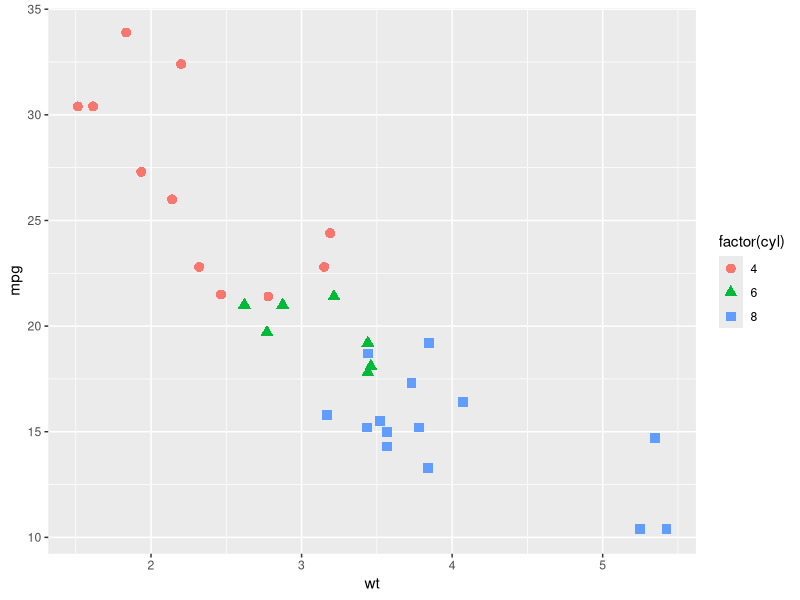
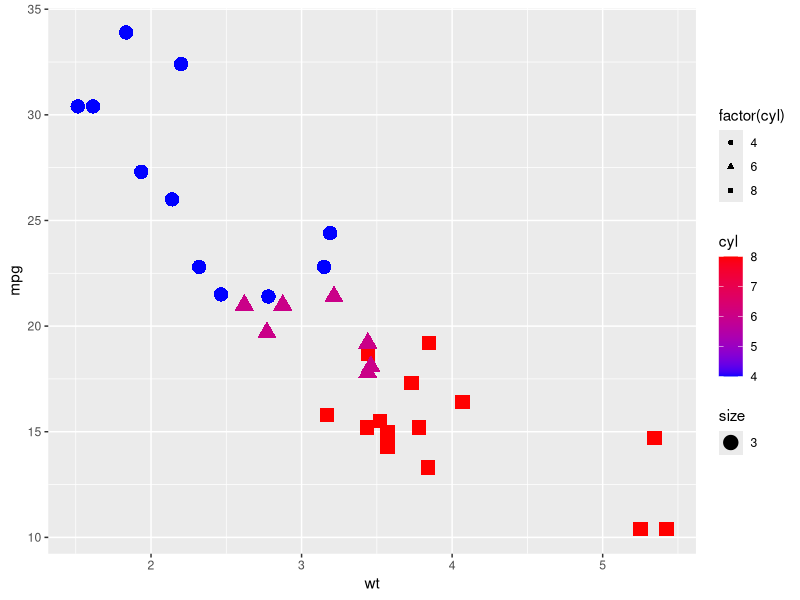

Write R code to recreate these figures, in order.
#Scatterplots (Grafico de dispersao)
library(ggplot2)
df <- mtcars

#DATA & AESTHETICS 
pl <- ggplot(df,aes(x=wt,y=mpg))

#GEOMETRY
pl2 <- pl + geom_point(aes(shape=factor(cyl),color=cyl,size=3))#em vez de dizer o nome da cor voce pode digitar o codigo de cor de texto e escolher uma cor especifica que deseja.
#desta forma executada no pl2 podemos decidir pela cor a diferenca de valores.

print(pl + geom_point(aes(shape=factor(cyl),color=factor(cyl)),size=3))#O tamanho dos pontos de dispersão aumentam a medida que o valor de CYL aumenta.
#Se sabemos que deve ser algum tipo de recurso de tipo categorico chamaremos "factor", para uma variedade de cilindros temos o "shape".
pl3 <- pl2 + scale_color_gradient(low='Blue', high = 'Red') 
print(pl3)
